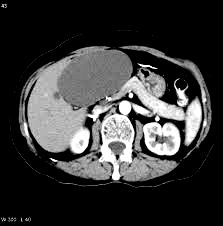
%> input picture liver17e2.jpg, 223 x 226 px
$ octave finatri.m   (GNU Octave 9; MATLAB toolbox functions it lacks are replaced by stand-ins)
%> lines starting %> are read from the running program, lines starting %| are printed output that depends on the picture; in (x1, y1, x2, y2) boxes, pixels count from 0 and x2, y2 are one past the last pixel; in counts of white or black regions, pixels touching at a corner belong together; the program's own positions count from 1
clc;
clear all;
close all;
[I1,map]=imread('liver17e2.jpg');
%> I1 is the input picture: size 226x223x3 uint8; min 0, max 255, mean 56.7
%> map = []
J=ones(6,6);
R=rgb2gray(I1);
 A=imresize(R,[128 128]);

   %A=double(R1/255);
   figure(1);imshow(A)

   B=A;
   figure(2);imshow(B)
   k=1;
    count=0;
     count1=0;

for i=2:127
    for j=2:127

       temp1(k,:)=[A(i-1,j-1) A(i-1,j) A(i-1,j+1) A(i,j-1) A(i,j) A(i,j+1) A(i+1,j-1) A(i+1,j) A(i+1,j+1)];
        p(k)=mean(temp1(k,:));
        % a(k)=median(temp1(k,:));
        %t=(mean(p))/2;
        if((p(k)>98)&&(p(k)<128))

      %if((a(k)>102)&&(a(k)<128))
          B(i,j)=0;
           count=count+1;

      else
          B(i,j)=255;
           count1=count1+1;

      end
       k=k+1;
    end
end
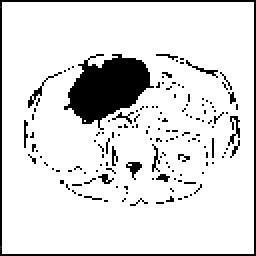
%> B: size 128x128 uint8 (shown 2 times larger); min 0, max 255, mean 222.6
%> after the loop, count = 1573; count1 = 14303; k = 15877


figure(3);imshow(B)

C=medfilt2(B);
figure(4);imshow(C)
a1=fspecial('average',[2,2]);
D=filter2(a1,C);
figure(5);imshow(D)
%> after `imshow(D)`:
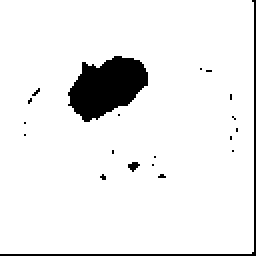
%> displayed picture: size 128x128, on the screen's scale of 0 to 255 (shown 2 times larger); 92.8% white; 20 black regions (18 under 20 px), largest, box (x1, y1, x2, y2) and area: (34, 28, 74, 61) 857, (0, 0, 128, 128) 257
E=medfilt2(D);
figure(6);imshow(E)
G=imdilate(E,J);
figure(7);imshow(G)
F=imerode(G,J);
figure(8);imshow(F)
V=F;
for i=1:128
    for j=1:128
if(F(i,j)<=100)
    V(i,j)=0;
else
    V(i,j)=255;
end
    end
end
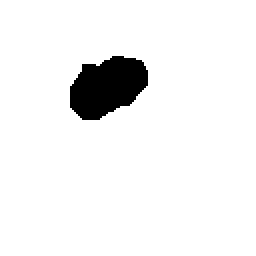
%> V: size 128x128 double (shown 2 times larger); 94.5% white; 1 black region, box (x1, y1, x2, y2) and area: (35, 28, 74, 60) 893
figure(9);imshow(V)
%U=ones(128,128);
figure(10);imshow(A)
cot=0;
cot1=0;
for i=1:128
  for j=1:128

if(V(i,j)==0)
    cot=cot+1;
    A(i,j)
   U(i,j)=A(i,j);
  % U(i,j)=255;
else
   U(i,j)=0;
   cot1=cot1+1;

end
  end
end
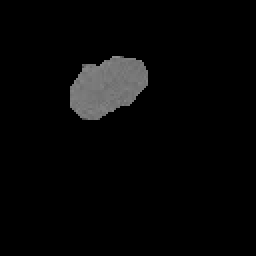
%> U: size 128x128 double (shown 2 times larger); min 0, max 144, mean 6.5
%> after the loop, cot = 893; cot1 = 15491
figure(11);imshow(U)
%U1=gray2rgb(double(U));
s=strel('disk',1,0);%Structuring element
F1=imerode(B,s);
figure(12);imshow(F1)
Z=B-F1;
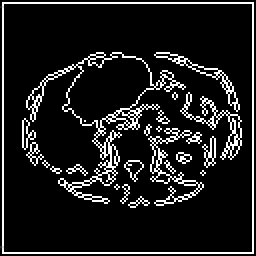
%> Z: size 128x128 uint8 (shown 2 times larger); min 0, max 255, mean 29.6
figure(13);imshow(Z)
threshold = graythresh(U);
%> threshold = 0.498
bw = im2bw(U,threshold);
figure(14);imshow(bw)
bw = bwareaopen(bw,30);
se = strel('disk',2);
bw = imclose(bw,se);

bw= imfill(bw,'holes');

figure(15);imshow(bw)
[B2,L] = bwboundaries(bw,'noholes');
%> B2 = 1 boundary; box (x1, y1, x2, y2) and points: (35, 28, 74, 60) 102


imshow(label2rgb(L, @jet, [.5 .5 .5]))
hold on
for k = 1:length(B2)
  boundary = B2{k};
  plot(boundary(:,2), boundary(:,1), 'w', 'LineWidth', 2)
end
%> this loop made 1 pass
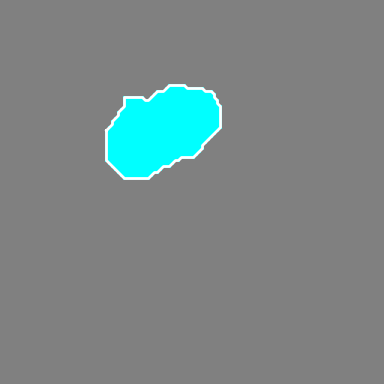
%> figure redrawn from the program's plot data; shown 3 times larger

cot2=0;
cot3=0;
for i=1:127
  for j=1:127


   if(bw(i,j)==0)

   d(i,j)=U(i,j);
   else
       d(i,j)=255;

  % U(i,j)=255;
   end

end

end
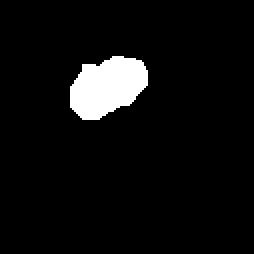
%> d: size 127x127 double (shown 2 times larger); 5.5% white; 1 white region, box (x1, y1, x2, y2) and area: (35, 28, 74, 60) 893

figure(16);imshow(d)

$ run again, with liver101.jpg copied over liver17e2.jpg
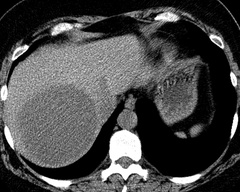
%> input picture liver101.jpg, 240 x 192 px
%> I1 is the input picture: size 192x240x3 uint8; min 0, max 255, mean 72.6
%> map = []
%> after the loop `for i=2:127`: count = 3252; count1 = 12624; k = 15877
%> after the loop `for i=1:128`:
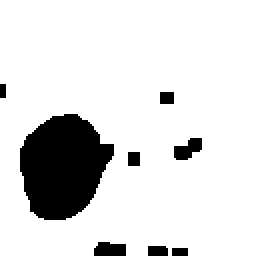
%> V: size 128x128 double (shown 2 times larger); 86.7% white; 8 black regions, largest, box (x1, y1, x2, y2) and area: (10, 57, 57, 110) 1798, (87, 69, 101, 80) 101, (47, 121, 63, 128) 99
%> after the loop `for i=1:128`: cot = 2184; cot1 = 14200
%> threshold = 0.498
%> L: size 128x128 double; 7 distinct labels, from 0 to 6
%> B2 = 6 boundaries; box (x1, y1, x2, y2) and points: (10, 57, 57, 110) 142, (74, 123, 94, 128) 46, (47, 121, 63, 128) 40, (87, 69, 101, 80) 37, (64, 76, 70, 83) 23, (80, 46, 87, 52) 23
%> the loop `for k = 1:length(B2)` made 6 passes
%> after the loop `for i=1:127`:
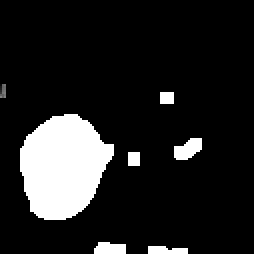
%> d: size 127x127 double (shown 2 times larger); min 0, max 255, mean 34

$ run again, with liver152.jpg copied over liver17e2.jpg
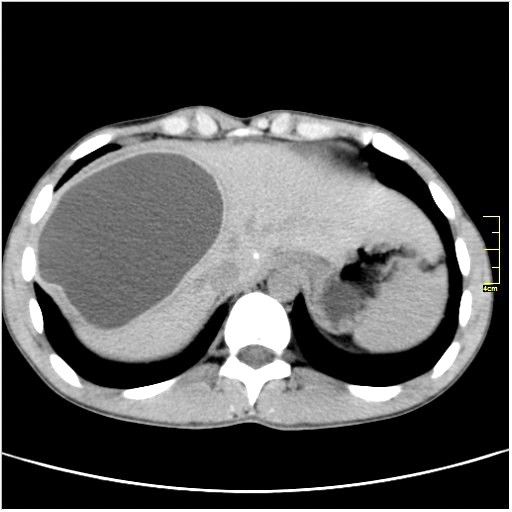
%> input picture liver152.jpg, 512 x 512 px
%> I1 is the input picture: size 512x512x3 uint8; mean R, G, B 77.3, 77.3, 77.3
%> map = []
%> after the loop `for i=2:127`: count = 1802; count1 = 14074; k = 15877
%> after the loop `for i=1:128`: cot = 1258; cot1 = 15126
%> threshold = 0.498
%> bw: size 128x128 logical; 7.7% white; 1 white region, box (x1, y1, x2, y2) and area: (11, 39, 54, 80) 1258
%> B2 = 1 boundary; box (x1, y1, x2, y2) and points: (11, 39, 54, 80) 113
%> the loop `for k = 1:length(B2)` made 1 pass
%> after the loop `for i=1:127`:
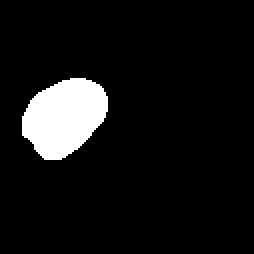
%> d: size 127x127 double (shown 2 times larger); 7.8% white; 1 white region, box (x1, y1, x2, y2) and area: (11, 39, 54, 80) 1258
